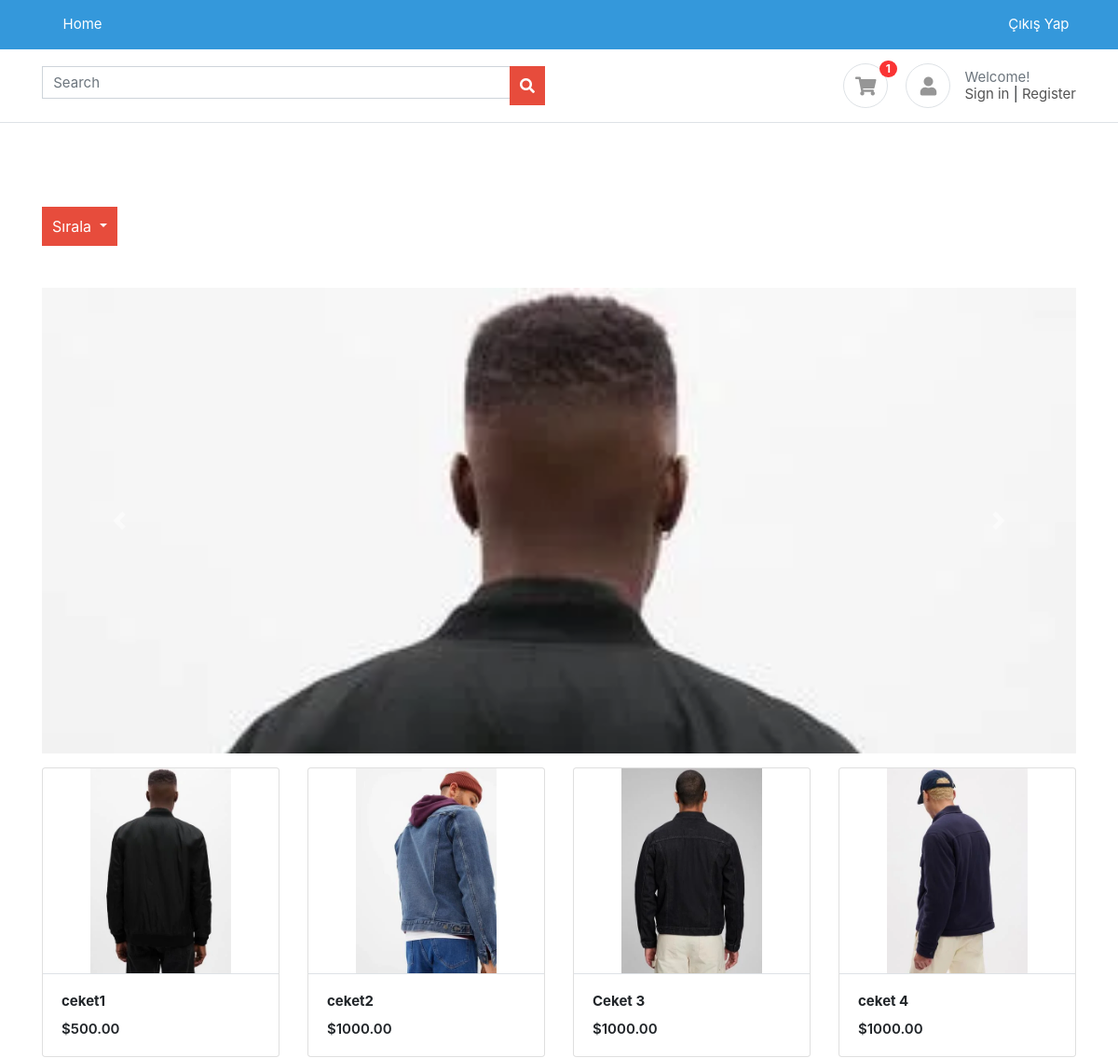
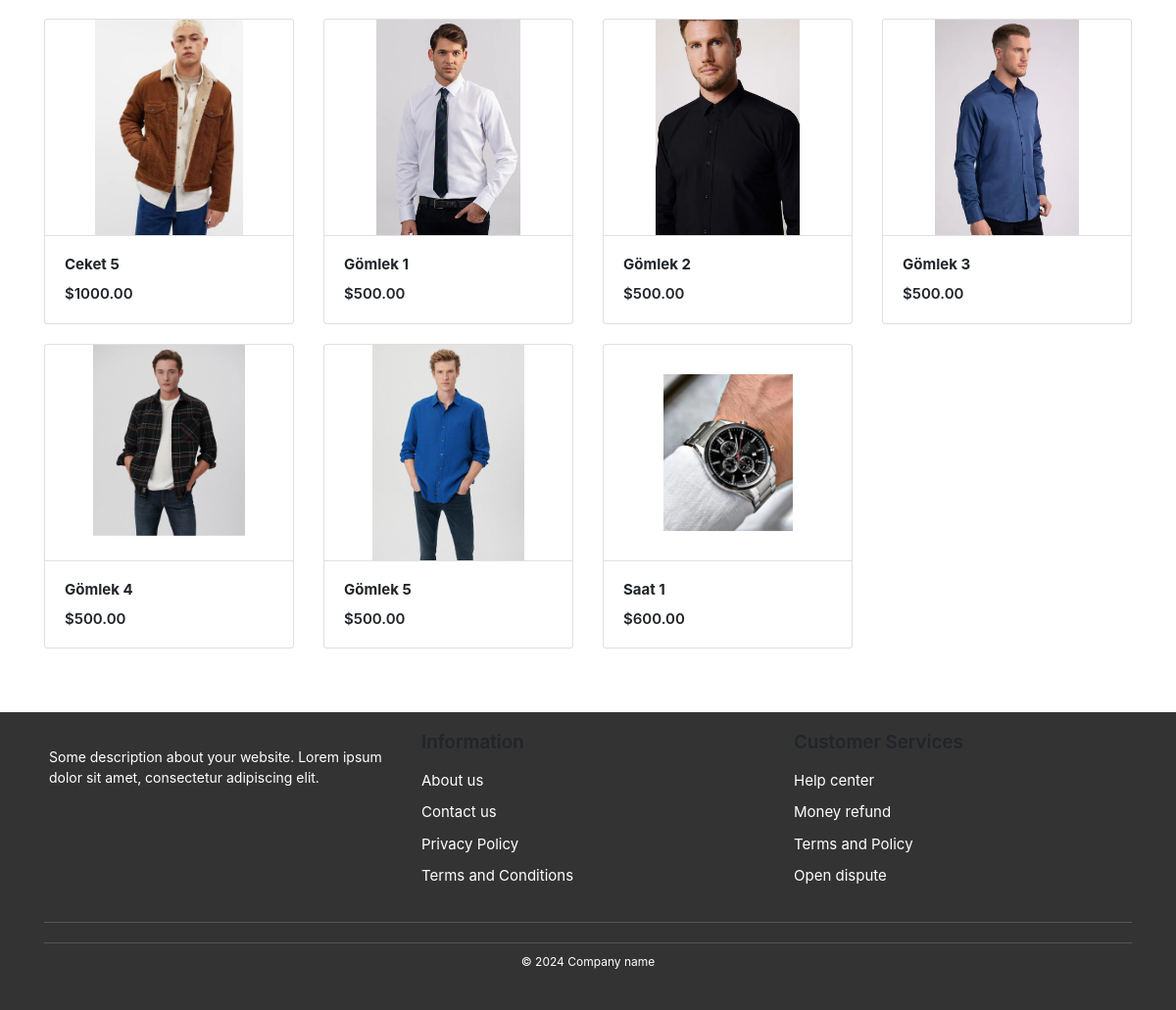
Screenshot of / (signed in) with the database file from the repository (2 pictures, top to bottom).
### accounts/models.py (models this page shows)
class Profile(BaseModel):
    user = models.OneToOneField(User, on_delete=models.CASCADE, related_name="profile")
    is_email_verified = models.BooleanField(default=False)
    email_token = models.CharField(max_length=100, null=True, blank=True)
    profile_image = models.ImageField(upload_to='profile')
    def get_cart_count(self):
        return CartItems.objects.filter(cart__is_paid=False, cart__user=self.user).count()

### products/models.py (models this page shows, shortened)
class Product(BaseModel):
    product_name=models.CharField(max_length=100)
    category=models.ForeignKey(Category,on_delete=models.CASCADE,related_name="products")
    price=models.IntegerField()
    product_description=models.TextField()
    slug=models.SlugField(unique=True,null=True,blank=True)
    color_variant=models.ManyToManyField(ColorVariant,blank=True)
    size_variant=models.ManyToManyField(SizeVariant,blank=True)
    discount_price = models.DecimalField(max_digits=10, decimal_places=2, blank=True, null=True)

class  ProductImage(BaseModel):
    product=models.ForeignKey(Product,on_delete=models.CASCADE,related_name="product_images")
    image=models.ImageField(upload_to="product")

### home/views.py (the view)
# urls.py: path('', index, name="index"),
def index(request):
    query = request.GET.get('q', '')
    if query:
        products = Product.objects.filter(product_name__icontains=query)
    else:
        products = Product.objects.all()
    context = {'products': products, 'query': query}
    return render(request, 'home/index.html', context)

### templates/home/index.html (shortened to what this page needs)
{% extends "base/base.html" %}
{% block start %}
<div class="container mt-5 pt-5 mb-5">
    <div class="row">
        <div class="col-md-12">
            <div class="btn-group">
                <button type="button" class="btn btn-primary dropdown-toggle" data-toggle="dropdown" aria-haspopup="true" aria-expanded="false">
                    Sırala
                </button>
            </div>
        </div>
    </div>
    <div id="productCarousel" class="carousel slide mt-5" data-ride="carousel">
        <div class="carousel-inner">
            {% for product in products %}
                <div class="carousel-item {% if forloop.first %}active{% endif %}">
                    <img src="/media/{{ product.product_images.first.image }}" class="d-block w-100" alt="{{ product.product_name }}">
                </div>
            {% endfor %}
        </div>
        <a class="carousel-control-prev" href="#productCarousel" role="button" data-slide="prev">
            <span class="carousel-control-prev-icon" aria-hidden="true"></span>
        </a>
        <a class="carousel-control-next" href="#productCarousel" role="button" data-slide="next">
            <span class="carousel-control-next-icon" aria-hidden="true"></span>
        </a>
    </div>
    <div class="row mt-3" id="productList">
        {% for product in products %}
            <div class="col-md-3">
                <figure class="card card-product-grid">
                    <div class="img-wrap"><img src="/media/{{ product.product_images.first.image }}"></div>
                    <figcaption class="info-wrap border-top">
                        <a href="{% url 'get_product' product.slug %}" class="title">
                            <b>{{ product.product_name }}</b>
                        </a>
                        <div class="price mt-2">${{ product.price }}.00</div>
                    </figcaption>
                </figure>
            </div>
        {% endfor %}
    </div>
</div>
{% endblock %}

### templates/base/base.html (shortened to what this page needs)
<!DOCTYPE html>
<html lang="en">
<head>
    <link href="https://stackpath.bootstrapcdn.com/bootstrap/4.5.2/css/bootstrap.min.css" rel="stylesheet">
    <link href="https://cdnjs.cloudflare.com/ajax/libs/font-awesome/5.15.1/css/all.min.css" rel="stylesheet">
    <link href="/media/css/ui.css" rel="stylesheet" type="text/css">
    <link href="/media/css/responsive.css" rel="stylesheet">
</head>
<body>
    <header class="section-header">
        <nav class="navbar navbar-expand-lg navbar-dark bg-dark">
            <div class="container">
                <div class="collapse navbar-collapse" id="navbarNav">
                    <ul class="navbar-nav mr-auto">
                        <li class="nav-item"><a href="{% url 'index' %}" class="nav-link">Home</a></li>
                    </ul>
                    <ul class="navbar-nav">
                        <li class="nav-item"><a href="#" class="nav-link">Çıkış Yap</a></li>
                    </ul>
                </div>
            </div>
        </nav>
        <section class="header-main border-bottom">
            <div class="container">
                <div class="row align-items-center">
                    <div class="col-lg-6 col-sm-12">
                        <form action="{% url 'index' %}" method="get" class="search">
                            <div class="input-group w-100">
                                <input type="text" class="form-control" name="q" placeholder="Search" value="{{ query }}" style="width:80px">
                                <div class="input-group-append">
                                    <button class="btn btn-primary" type="submit">
                                        <i class="fa fa-search"></i>
                                    </button>
                                </div>
                            </div>
                        </form>
                    </div>
                    <div class="col-lg-6 col-sm-6 col-8">
                        <div class="widgets-wrap float-md-right">
                            <div class="widget-header mr-3">
                                <a href="{% url 'cart' %}" class="icon icon-sm rounded-circle border"><i
                                        class="fa fa-shopping-cart"></i></a>
                                <span class="badge badge-pill badge-danger notify">{{request.user.profile.get_cart_count}}</span>
                            </div>
                            <div class="widget-header icontext">
                                <a href="#" class="icon icon-sm rounded-circle border"><i
                                        class="fa fa-user"></i></a>
                                <div class="text">
                                    <span class="text-muted">Welcome!</span>
                                    <div>
                                        <a href="{% url 'login' %}">Sign in</a> |
                                        <a href="{% url 'register' %}">Register</a>
                                    </div>
                                </div>
                            </div>
                        </div>
                    </div>
                </div>
            </div>
        </section>
    </header>
    {% block start %}
    {% endblock %}
    <footer class="section-footer" class="mt-4">
        <div class="container">
            <div class="footer-top">
                <div class="row">
                    <div class="col-md-4 footer-section">
                        <p class="mt-3">Some description about your website. Lorem ipsum dolor sit amet, consectetur adipiscing elit.</p>
                    </div>
                    <div class="col-md-4 footer-section">
                        <h5 class="title">Information</h5>
                        <ul>
                            <li><a href="#">About us</a></li>
                            <li><a href="#">Contact us</a></li>
                            <li><a href="#">Privacy Policy</a></li>
                            <li><a href="#">Terms and Conditions</a></li>
                        </ul>
                    </div>
                    <div class="col-md-4 footer-section">
                        <h5 class="title">Customer Services</h5>
                        <ul>
                            <li><a href="#">Help center</a></li>
                            <li><a href="#">Money refund</a></li>
                            <li><a href="#">Terms and Policy</a></li>
                            <li><a href="#">Open dispute</a></li>
                        </ul>
                    </div>
                </div>
            </div>
            <div class="footer-bottom text-center">
                <p>&copy; 2024 Company name</p>
            </div>
        </div>
    </footer>
</body>
</html>

### public/static/css/ui.css (style rules this page uses)
html { font-family: 'Inter', sans-serif; font-size: 15px; }
.img-wrap { text-align: center; display: block; }
.img-wrap img { max-width: 100%; }
.icon-xs, .icon-sm, .icon-md, .icon-lg { display: inline-block; text-align: center; flex-shrink: 0; flex-grow: 0; }
.icon-sm { width: 48px; height: 48px; line-height: 48px; font-size: 20px; }
figure { margin-bottom: 0; }
.card .title { color: #212529; }
p:last-child { margin-bottom: 0; }
.header-main { position: relative; padding-top: 1rem; padding-bottom: 1rem; }
.widget-header { display: inline-block; vertical-align: middle; position: relative; }
.widget-header a { color: #545454; }
.widget-header i { color: #969696; }
.widget-header .notify { position: absolute; top: -3px; right: -10px; }
.section-footer ul li { margin-bottom: 5px; }
.section-footer ul a { color: inherit; }
.section-footer .title { font-weight: 600; margin-bottom: 16px; color: #212529; }
.footer-bottom { padding-top: 20px; padding-bottom: 20px; }
[class*='card-product'] a.title { color: #212529; display: block; }
[class*='card-product'] .img-wrap { overflow: hidden; position: relative; }
[class*='card-product'] .img-wrap img { height: 100%; max-width: 100%; width: auto; display: inline-block; object-fit: cover; }
.card-product-grid { margin-bottom: 20px; }
.card-product-grid .img-wrap { border-radius: 0.2rem 0.2rem 0 0; height: 220px; }
.card-product-grid .info-wrap { overflow: hidden; padding: 18px 20px; }
.card .img-wrap { overflow: hidden; }
.icontext { display: inline-flex; align-items: center; vertical-align: middle; }
.icontext .text { width: 100%; line-height: 1.2; color: #212529; }
.icontext .icon { position: relative; margin-right: 15px; flex-shrink: 0; flex-grow: 0; }
.notify { position: absolute; top: -4px; right: -10px; display: inline-block; padding: .25em .6em; font-size: 12px; line-height: 1; text-align: center; border-radius: 3rem; color: #fff; background-color: #fa3434; }
.price { font-weight: 600; color: #212529; }

### templates/base/base.html (style rules this page uses)
.navbar-dark { background-color: #3498db !important; }
.navbar-dark .navbar-nav .nav-link { color: #ffffff !important; }
.btn-primary { background-color: #e74c3c !important; border-color: #e74c3c !important; }
.btn-primary { background-color: #3498db; color: #fff; }
.form-control, .btn-primary { border-radius: 0; }
.input-group { width: 100%; }
footer { background-color: #333; color: #fff; padding: 20px 0; }
.footer-top { border-bottom: 1px solid #555; padding-bottom: 20px; margin-bottom: 20px; }
.footer-top p { font-size: 14px; }
.footer-section { padding: 0 20px; }
.footer-section h5 { color: #ffcc00; }
.footer-section ul { list-style: none; padding: 0; }
.footer-section ul li { margin-bottom: 10px; }
.footer-bottom { border-top: 1px solid #555; padding-top: 10px; }
.footer-bottom p { font-size: 12px; margin: 0; }

### templates/home/index.html (style rules this page uses)
#productCarousel { max-height: 500px; overflow: hidden; }
#productCarousel .carousel-inner { height: 100%; }
#productCarousel img { object-fit: cover; height: 100%; width: 100%; }
.btn-group { position: relative; display: inline-block; }
.btn-primary { padding: 8px 10px; font-size: 16px; }

### rows the page displays
Product: product_images.first.image (picture), product_name "ceket1", price "500"
Product: product_images.first.image (picture), product_name "ceket2", price "1000"
Product: product_images.first.image (picture), product_name "Ceket 3", price "1000"
Product: product_images.first.image (picture), product_name "ceket 4", price "1000"
Product: product_images.first.image (picture), product_name "Ceket 5", price "1000"
Product: product_images.first.image (picture), product_name "Gömlek 1", price "500"
Product: product_images.first.image (picture), product_name "Gömlek 2", price "500"
Product: product_images.first.image (picture), product_name "Gömlek 3", price "500"
Product: product_images.first.image (picture), product_name "Gömlek 4", price "500"
Product: product_images.first.image (picture), product_name "Gömlek 5", price "500"
Product: product_images.first.image (picture), product_name "Saat 1", price "600"

### other values shown
{{ request.user.profile.get_cart_count }} "1"
